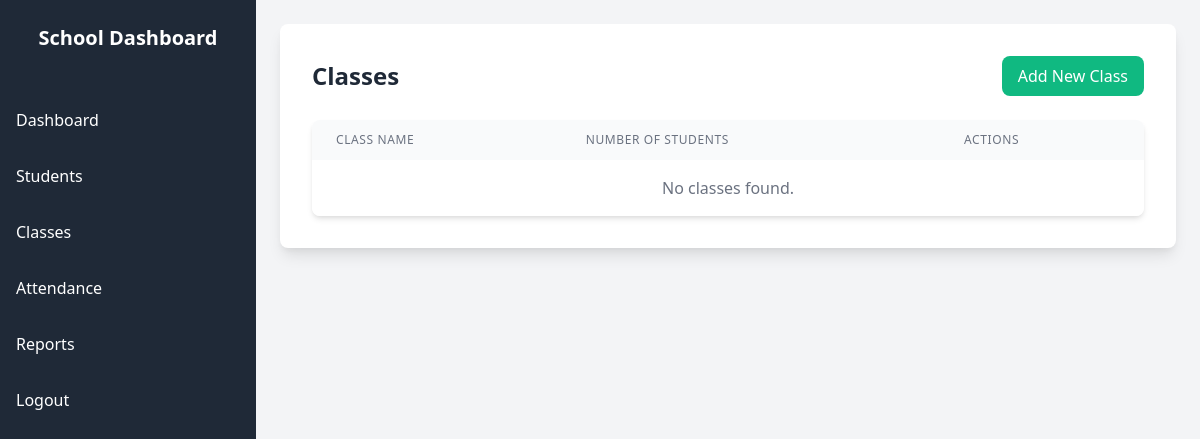
/api/classes/, run on an earlier commit of the app's database.
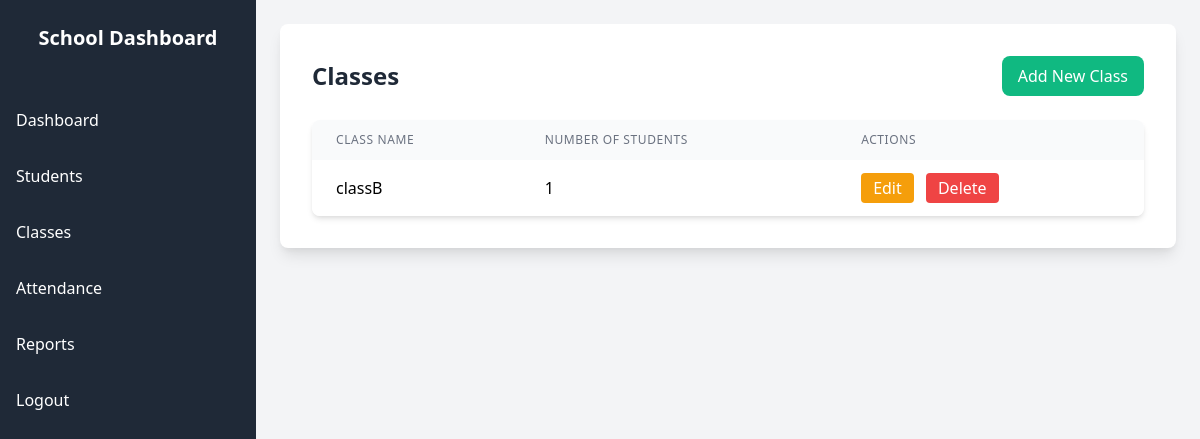
And on a later commit of the database.
### attendance/models.py (models this page shows, shortened)
class ClassRoom(models.Model):
    name = models.CharField(max_length=30)
    created_at = models.DateTimeField(default=timezone.now)
    updated_at = models.DateTimeField(auto_now=True)
    def get_student_count(self):
        return self.student_set.count()

### attendance/views.py (the view)
# urls.py: path('classes/', list_classes, name='list_classes'),
def list_classes(request):
    classes = ClassRoom.objects.all()
    return render(request, 'class/classes.html', {'classes': classes})

### attendance/templates/class/classes.html (shortened to what this page needs)
{% load static %}
<!DOCTYPE html>
<html lang="en">
<head>
    <link href="https://cdn.jsdelivr.net/npm/tailwindcss@2.2.19/dist/tailwind.min.css" rel="stylesheet">
    <link rel="stylesheet" href="{% static 'css/dashboard.css' %}">
</head>
<body class="font-sans bg-gray-100">
    <div class="flex">
        <div class="w-64 bg-gray-800 text-white min-h-screen">
            <div class="p-6">
                <h2 class="text-xl font-semibold text-center">School Dashboard</h2>
            </div>
            <nav>
                <ul class="space-y-4 mt-6">
                    <li><a href="{% url 'dashboard' %}" class="block py-2 px-4 hover:bg-gray-700">Dashboard</a></li>
                    <li><a href="{% url 'list_students' %}" class="block py-2 px-4 hover:bg-gray-700">Students</a></li>
                    <li><a href="{% url 'list_classes' %}" class="block py-2 px-4 hover:bg-gray-700">Classes</a></li>
                    <li><a href="{% url 'attendance_list' %}" class="block py-2 px-4 hover:bg-gray-700">Attendance</a></li>
                    <li><a href="{% url 'attendance_report' %}" class="block py-2 px-4 hover:bg-gray-700">Reports</a></li>
                    <li><a href="{% url 'logout_user' %}" class="block py-2 px-4 hover:bg-gray-700">Logout</a></li>
                </ul>
            </nav>
        </div>
        <div class="flex-1 p-6">
            <div class="bg-white shadow-lg rounded-lg p-8">
                <div class="flex justify-between items-center mb-6">
                    <h2 class="text-2xl font-semibold text-gray-800">Classes</h2>
                    <a href="{% url 'create_class' %}" class="bg-green-500 text-white px-4 py-2 rounded-lg hover:bg-green-600">
                        Add New Class
                    </a>
                </div>
                <div class="overflow-x-auto rounded-lg shadow-md">
                    <table class="min-w-full bg-white table-auto">
                        <thead class="bg-gray-50">
                            <tr>
                                <th class="px-6 py-3 text-left text-xs font-medium text-gray-500 uppercase tracking-wider">
                                    Class Name
                                </th>
                                <th class="px-6 py-3 text-left text-xs font-medium text-gray-500 uppercase tracking-wider">
                                    Number of Students
                                </th>
                                <th class="px-6 py-3 text-left text-xs font-medium text-gray-500 uppercase tracking-wider">
                                    Actions
                                </th>
                            </tr>
                        </thead>
                        <tbody class="divide-y divide-gray-200">
                            {% for class in classes %}
                            <tr>
                                <td class="px-6 py-4 whitespace-nowrap">
                                    {{ class.name }}
                                </td>
                                <td class="px-6 py-4 whitespace-nowrap">
                                    {{ class.get_student_count }}
                                </td>
                                <td class="px-6 py-4 whitespace-nowrap">
                                    <a href="{% url 'update_class' class.id %}" class="bg-yellow-500 text-white px-3 py-1 rounded mr-2 hover:bg-yellow-600">Edit</a>
                                    <a href="{% url 'delete_class' class.id %}" class="bg-red-500 text-white px-3 py-1 rounded hover:bg-red-600">Delete</a>
                                </td>
                            </tr>
                            {% empty %}
                            <tr>
                                <td colspan="3" class="px-6 py-4 text-center text-gray-500">
                                    No classes found.
                                </td>
                            </tr>
                            {% endfor %}
                        </tbody>
                    </table>
                </div>
            </div>
        </div>
    </div>
</body>
</html>

What changed in the data, as far as the page shows it:
added ClassRoom: name "classB", get_student_count "1"
Also different on the page:
text no longer shown: "No classes found."
